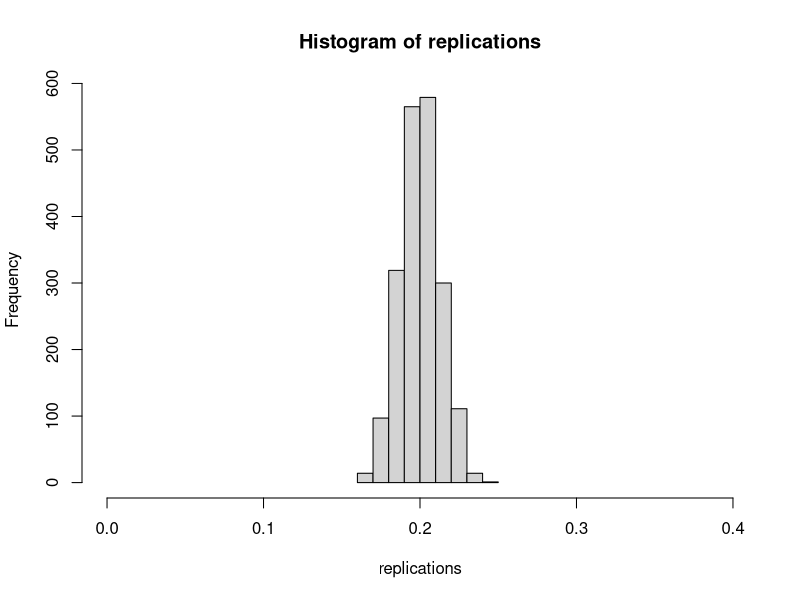
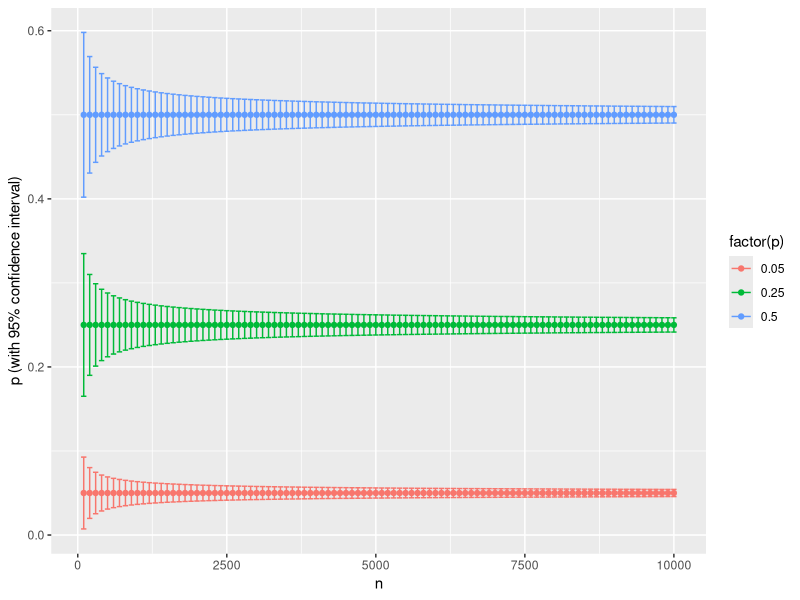
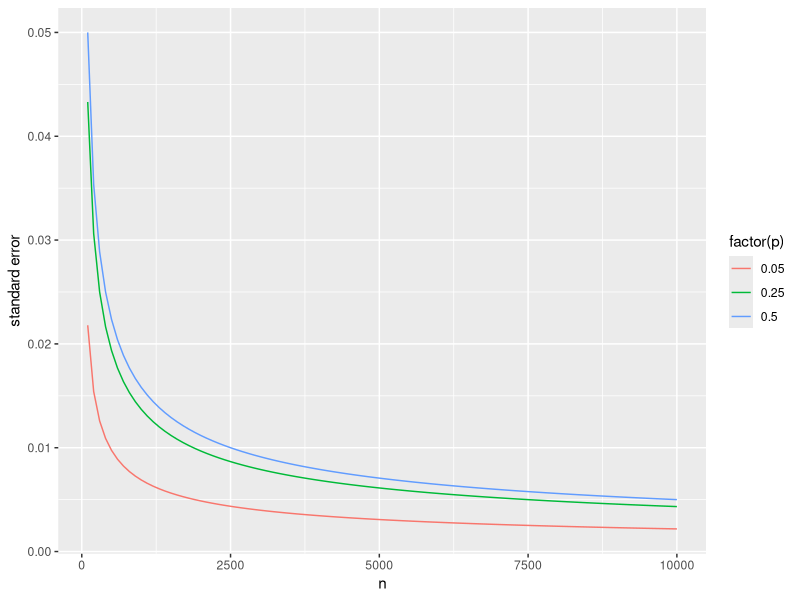
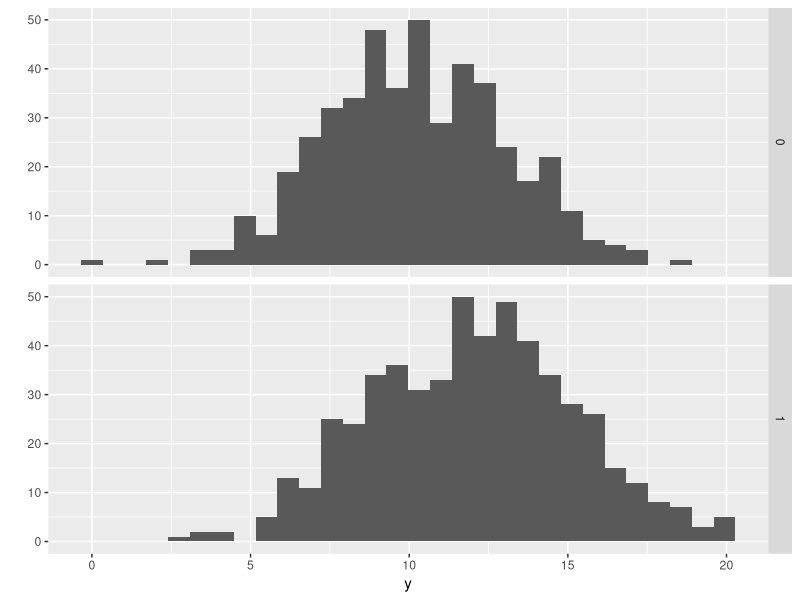
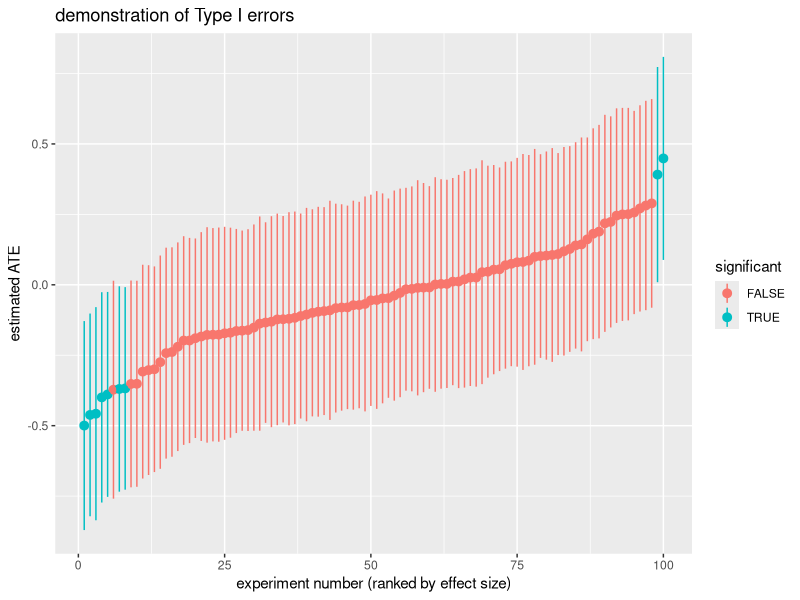
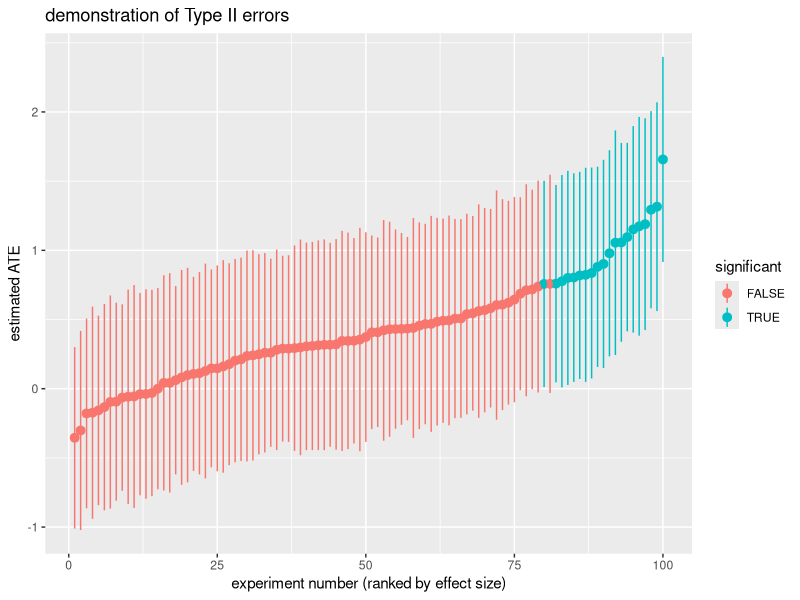

Generate these figures, in order, with R:
# Last updated May 29 2014, 11:09pm PST.

# First time users: install packages by uncommenting the following line.
#install.packages('plyr', 'dplyr', 'ggplot2', 'foreach', 'lmtest', 'sandwich', 'Hmisc', 'data.table')

library('plyr')
library('dplyr')
library('ggplot2')
library('foreach')
library('lmtest')
library('sandwich')
library('Hmisc')
library('data.table')

options(digits=3)

#######################################################
##### Sampling distributions and standard errors ######
#######################################################

# In an experiment we're interested in the difference of two averages.
# Our certainty about the value of an average depends on the number of
# samples we have. Before we dive into the variation we see in the
# difference of two means, let's look at the variance of a single variable.

# Consider the mean of a bernoulli random variable, where we flip a coin
# that lands on 1 with probability p, and 0 with probability (1-p).

# We flip a coin N times, observe the average number of times it lands on 1,
# and take measurements of this mean num.replications times.
N <- 1e3
p <- 0.2
num.replications <- 2000
replications <- replicate(num.replications, mean(rbinom(N, 1, p)))
# replications <- rbinom(N, num.replications, p)/num.replications  # equivalently?


#### Sampling distributions and standard errors

# Here is the variability in the estimates.
# This is called the sampling distribution.
hist(replications, xlim=c(0,0.4))

# It converges to p.
est.p <- mean(replications)

# The standard error is the standard deviation of the sampling distribution.
# 95% of our estimates of p fall within this range:
quantile(replications, c(0.025, 0.975))

# Alternatively, we can use the standard deviation.
se = sd(replications)
se
c(est.p - 1.96*se, est.p + 1.96*se)

# For large sample sizes, we can approximate this using the following,
# without explicitly constructing the sampling distribution.
p.single.trial = mean(rbinom(N, 1, p))
se = sqrt(p.single.trial*(1-p.single.trial)/N)        # normal approximation
se
c(p.single.trial - 1.96*se, p.single.trial + 1.96*se) # norm approx 95% CI

# This is equivalent to what comes out of a linear regression.
d <- data.frame(y=rbinom(N, 1, p))
summary(lm(y ~ 1, data=d))


#### Standard errors and N.

# let's construct the confidence intervals for p for a few values of p, N
d <- expand.grid(p=c(0.05, 0.25, 0.5), n=seq(100, 1e4, 100))
d <- mutate(d, se=sqrt(p*(1-p)/n))
qplot(n, p, data=d, color=factor(p), ylab='p (with 95% confidence interval)') + geom_errorbar(aes(ymin=p-1.96*se, ymax=p+1.96*se))

# you can see that the standard error rapidly diminishes with N.
# (sqrt(1/n), in particular).
qplot(n, se, data=d, color=factor(p), geom='line', ylab='standard error')


## Exercise 1: Do the same thing with a normal distribution
## Exercise 2: Do the same thing with a skewed distribution, like the lognorm
##             (you can generate a log-norm with rlnorm().
##             Do you notice any difference between how big your N has to be
##             in order for the 


##################################################################
##### Confidence intervals for an average treatment effect #######
##################################################################

# Let's consider an experiment an experiment with a binary treatment, D.

N <- 1e3
ate <- 2.0
my.experiment <- data.frame(y0=rnorm(N, mean=10, sd=3), D=rbinom(N, 1, 0.5))
my.experiment <- mutate(my.experiment, y1=y0+ate, y=D*y1 + (1-D)*y0)
qplot(y, geom='histogram', data=my.experiment, facets=D~.)

# We can compute the difference in means
treated.subjects <- subset(my.experiment, D==1)
control.subjects <- subset(my.experiment, D==0)
mean(treated.subjects$y) - mean(control.subjects$y)

# ??????????????? Compute CIs via t.test
## @sjt Doesn't seem to work, what am I doing wrong?
t.test(treated.subjects, control.subjects)

# or via linear regression
m <- lm(y ~ D, data=my.experiment)
summary(m)
# take the SE for D, multiply by 1.96, e.g.,
est.ate <- coeftest(m)['D', 'Estimate']
est.se <- coeftest(m)['D', 'Std. Error']

c(est.ate-1.96*est.se, est.ate+1.96*est.se)


# Here is a function that returns confidence intervals for a binary
# treatment D.

get.ci <- function(experiment) {
  t <- coeftest(lm(y ~ D, data=experiment))
  est.ate <- t['D', 'Estimate']
  est.se <- t['D', 'Std. Error']
  p.value <- t['D', 'Pr(>|t|)']
  return(list(est.ate=est.ate, est.se=est.se, p.value=p.value))
}

get.ci(my.experiment)

# The above is just one way of obtaining confidence intervals, and it
# should work well for reasonably large N for any type of data.


#################################################
##### Type I, Type II, and Type M Errors  #######
#################################################

# To investigate the variation we get when repeating a hypothetical experiment
# multiple times, we simulate. Here is one simple simulation where the potential
# outcome under the control is norm(10,3), an additive treatment effect of 'ate'.
# Subjects are assigned to the treatment condition (D) with equal probability.
# The function finally returns a dataframe with a row for each subject, her
# potential outcomes, treatment status, and observed outcome.

run.trial <- function(n, ate) {
  my.experiment <- data.frame(
    y0=rnorm(n, mean=10, sd=3))
  mutate(my.experiment,
    y1=y0 + ate,
    D=rbinom(n, 1, 0.5),
    y=D*y1 + (1-D)*y0)
}

run.trial(n=8, ate=5)

# This function runs an experiment multiple times (num.replications),
# and generates a dataframe containing estimates of the treatment effects and
# standard errors for each experiment, sorted by the size of the effect.
replicate.experiment <- function(n, ate, num.replications=100) {
  # Note: you can parallelize this process below by using %dopar% if
  # you have the 'doMC' package installed.
  exps <- foreach(replication=1:num.replications, .combine=rbind) %do% {
  	as.data.frame(get.ci(run.trial(n, ate)))
  }
  exps <- exps[order(exps$est.ate),]
  exps <- mutate(exps,
    rank=1:nrow(exps),
    significant=sign(est.ate-1.96*est.se)==sign(est.ate+1.96*est.se)
  )
}

#####
# Type I error: detecting a "statistically significant" effect when
# there is no effect.

# run 100 trials of an experiment with no ATE
null.experiments <- replicate.experiment(n=1e3, ate=0.0, num.replications=100)

# plot the results of the experiments, rank-ordered by effect size, along
# with their confidence intervals. Experiments that are "significant" have
# confidence intervals that do not cross zero and are highlighted in blue.
qplot(rank, est.ate, data=null.experiments, color=significant,
  xlab='experiment number (ranked by effect size)', ylab='estimated ATE',
  main='demonstration of Type I errors') +
  geom_pointrange(aes(ymin=est.ate-1.96*est.se, ymax=est.ate+1.96*est.se)) +
  geom_point()

# This is the Type I error rate, and it is 0.05 because we use an
# appropriate method for computing confidence intervals.
mean(null.experiments$significant)

# exercise: use R to show that the above is not significantly different than 0.05

### Type II errors

# this experiment has a true effect of +0.5 (out of an average, 10)
sad.experiments <- replicate.experiment(n=250, ate=0.5, num.replications=100)

# plot the results of the experiments, rank-ordered by effect size, along
# with their confidence intervals. Experiments that are "significant" have
# confidence intervals that do not cross zero and are highlighted in blue.
qplot(rank, est.ate, data=sad.experiments, color=significant,
  xlab='experiment number (ranked by effect size)', ylab='estimated ATE',
  main='demonstration of Type II errors') +
  geom_pointrange(aes(ymin=est.ate-1.96*est.se, ymax=est.ate+1.96*est.se)) +
  geom_point()

# Fraction of experiments that are statistically significant.
# This is called the statistical power of the experiment.
mean(sad.experiments$significant)

### Type M errors

# when experiments are underpowered, only reporting on significant experiments
# can massively overstate effects.
with(subset(sad.experiments, significant==TRUE), mean(est.ate))
